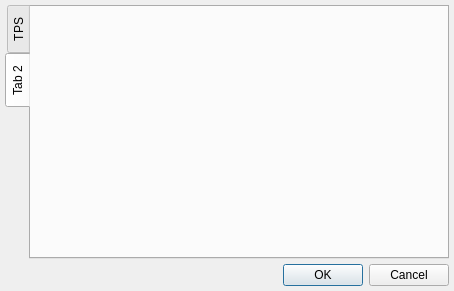
<?xml version="1.0" encoding="UTF-8"?>
<ui version="4.0">
 <class>DialogSensorSetup</class>
 <widget class="QDialog" name="DialogSensorSetup">
  <property name="geometry">
   <rect>
    <x>0</x>
    <y>0</y>
    <width>454</width>
    <height>291</height>
   </rect>
  </property>
  <property name="windowTitle">
   <string>Dialog</string>
  </property>
  <layout class="QGridLayout" name="gridLayout_4">
   <property name="leftMargin">
    <number>5</number>
   </property>
   <property name="topMargin">
    <number>5</number>
   </property>
   <property name="rightMargin">
    <number>5</number>
   </property>
   <property name="bottomMargin">
    <number>5</number>
   </property>
   <property name="spacing">
    <number>5</number>
   </property>
   <item row="0" column="0">
    <widget class="QTabWidget" name="tabWidget">
     <property name="autoFillBackground">
      <bool>true</bool>
     </property>
     <property name="tabPosition">
      <enum>QTabWidget::West</enum>
     </property>
     <property name="tabShape">
      <enum>QTabWidget::Rounded</enum>
     </property>
     <property name="currentIndex">
      <number>1</number>
     </property>
     <property name="tabsClosable">
      <bool>false</bool>
     </property>
     <property name="movable">
      <bool>true</bool>
     </property>
     <widget class="QWidget" name="tab">
      <attribute name="title">
       <string>TPS</string>
      </attribute>
      <layout class="QGridLayout" name="gridLayout">
       <item row="0" column="0">
        <widget class="QGroupBox" name="groupBoxTPS">
         <property name="title">
          <string>TPS</string>
         </property>
        </widget>
       </item>
       <item row="1" column="0">
        <widget class="QGroupBox" name="groupBoxRawADC">
         <property name="title">
          <string>Raw ADC Value</string>
         </property>
        </widget>
       </item>
      </layout>
     </widget>
     <widget class="QWidget" name="tab_2">
      <attribute name="title">
       <string>Tab 2</string>
      </attribute>
     </widget>
    </widget>
   </item>
   <item row="1" column="0">
    <widget class="QDialogButtonBox" name="buttonBox">
     <property name="orientation">
      <enum>Qt::Horizontal</enum>
     </property>
     <property name="standardButtons">
      <set>QDialogButtonBox::Cancel|QDialogButtonBox::Ok</set>
     </property>
     <property name="centerButtons">
      <bool>false</bool>
     </property>
    </widget>
   </item>
  </layout>
 </widget>
 <resources/>
 <connections>
  <connection>
   <sender>buttonBox</sender>
   <signal>accepted()</signal>
   <receiver>DialogSensorSetup</receiver>
   <slot>accept()</slot>
   <hints>
    <hint type="sourcelabel">
     <x>248</x>
     <y>254</y>
    </hint>
    <hint type="destinationlabel">
     <x>157</x>
     <y>274</y>
    </hint>
   </hints>
  </connection>
  <connection>
   <sender>buttonBox</sender>
   <signal>rejected()</signal>
   <receiver>DialogSensorSetup</receiver>
   <slot>reject()</slot>
   <hints>
    <hint type="sourcelabel">
     <x>316</x>
     <y>260</y>
    </hint>
    <hint type="destinationlabel">
     <x>286</x>
     <y>274</y>
    </hint>
   </hints>
  </connection>
 </connections>
</ui>
